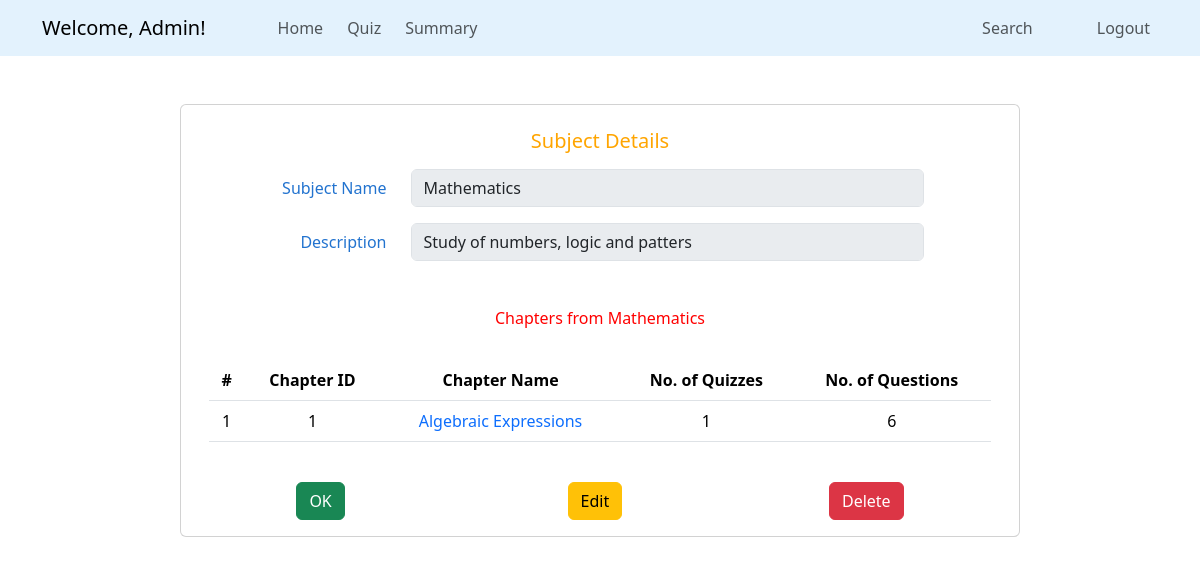
Page /admin/view_subject/1 (signed in) on the earlier database version.
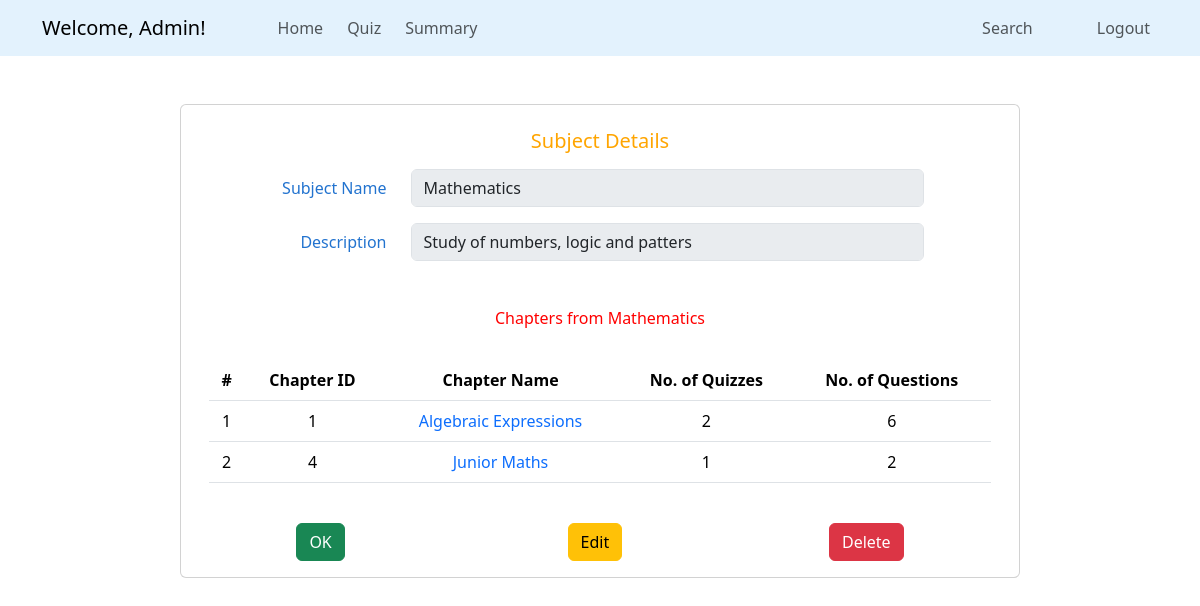
Same page on the later database version.
### quizapp/models.py (models this page shows, shortened)
class Chapter(db.Model):
    cid = db.Column(db.Integer, primary_key = True)
    cname = db.Column(db.String(60), nullable = False)
    description = db.Column(db.Text, nullable = False)
    subjectid = db.Column(db.Integer, db.ForeignKey('subject.sid'), nullable = False)
    quizzes = db.relationship('Quiz', backref = 'chapter', lazy = True, cascade = 'all, delete')

### quizapp/routes.py (the view)
@app.route('/admin/view_subject/<int:sid>', methods = ['GET', 'POST'])
def view_subject(sid):
    if 'admin_id' in session:
        subject = Subject.query.get_or_404(sid)
        return render_template('admin/view_subject.html', subject = subject)
    flash('Login to access the page', 'danger')
    return redirect(url_for('admin_login'))

### quizapp/templates/admin/view_subject.html
{% extends "admin/base_dashboard.html" %}
{% block section %}
<div class="container card mt-5" style="max-width: 70%;">
    <form id="add-new" method="POST">
        <div class="card-body mt-2" style="color: #2273cf;">
            <div class="card-title text-center mb-3">
                <h5 style="color: orange;">Subject Details</h5>
            </div>
            <div class="row mb-3">
                <label for="sname" class="col-sm-3 col-form-label text-end">Subject Name</label>
                <div class="col-sm-8">
                    <input class="form-control" id="sname" name="sname" value="{{ subject.sname }}" disabled>
                </div>
            </div>
            <div class="row mb-3">
                <label for="description" class="col-sm-3 col-form-label text-end">Description</label>
                <div class="col-sm-8">
                    <input class="form-control" id="description" name="description" value="{{ subject.description }}"
                        disabled>
                </div>
            </div>
            <div class="row text-center mt-5" style="color: red;">
                <h6>Chapters from {{ subject.sname }}</h6>
            </div>
            <table class="table text-center mt-4">
                <thead>
                    <tr>
                        <th>#</th>
                        <th>Chapter ID</th>
                        <th>Chapter Name</th>
                        <th>No. of Quizzes</th>
                        <th>No. of Questions</th>
                    </tr>
                </thead>
                <tbody>
                    {% for chapter in subject.chapters%}
                    <tr>
                        <td>{{ loop.index }}</td>
                        <td>{{ chapter.cid }}</td>
                        <td><a href="{{ url_for('view_chapter', cid = chapter.cid) }}" class="text-decoration-none">
                                {{ chapter.cname }}
                            </a>
                        </td>
                        <td>{{ chapter.quizzes | length }}</td>
                        <td>{{ chapter.quizzes | map(attribute="question") | map("length") | sum }}</td>
                    </tr>
                    {% endfor %}
                </tbody>
            </table>
        </div>
    </form>
    <div class="d-flex justify-content-around mt-2 mb-3">
        <a href="{{ url_for('admin_dashboard') }}" class="btn btn-success me-3">OK</a>
        <a href="{{ url_for('edit_subject', sid = subject.sid) }}" class="btn btn-warning">Edit</a>
        <form action="{{ url_for('delete_subject', sid = subject.sid)}}" class="d-inline" method="POST">
            <button type="submit" class="btn btn-danger"
                onclick="return confirm('Are you sure, to delete this Subject?')">Delete</button>
        </form>
    </div>
</div>
{% endblock %}

Differences in the rows shown:
computed for Chapter "Algebraic Expressions": quizzes|length "1" → "2"
added Chapter: cid "4", cname "Junior Maths", quizzes|length "1", quizzes|map "2"
